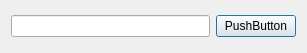
<?xml version="1.0" encoding="UTF-8"?>
<ui version="4.0">
 <class>Dialog</class>
 <widget class="QDialog" name="Dialog">
  <property name="geometry">
   <rect>
    <x>0</x>
    <y>0</y>
    <width>307</width>
    <height>53</height>
   </rect>
  </property>
  <property name="windowTitle">
   <string>Dialog</string>
  </property>
  <layout class="QHBoxLayout" name="horizontalLayout">
   <item>
    <widget class="QLineEdit" name="lineEdit"/>
   </item>
   <item>
    <widget class="QPushButton" name="pushButton">
     <property name="text">
      <string>PushButton</string>
     </property>
    </widget>
   </item>
  </layout>
 </widget>
 <layoutdefault spacing="6" margin="11"/>
 <resources/>
 <connections/>
</ui>
